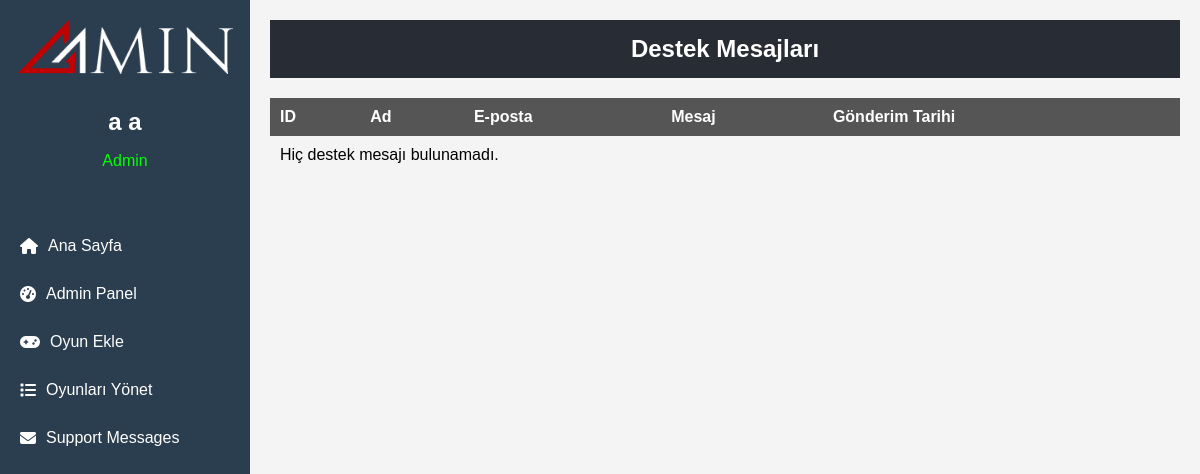
Before: /view_support.php (signed in) with the older database file.
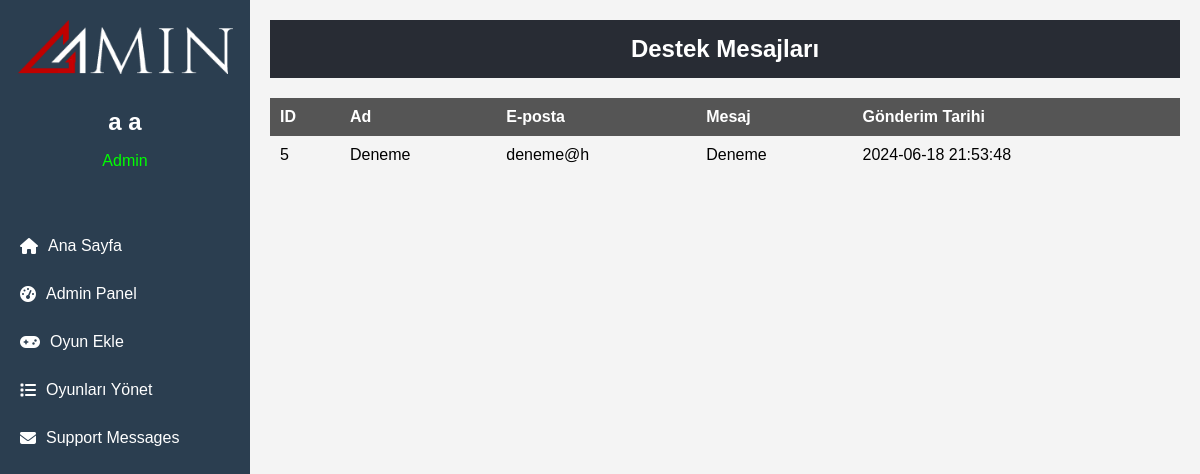
After: the same page with the newer database file.
### tables this page shows
CREATE TABLE `support` (
  `id` int(11) NOT NULL,
  `name` varchar(255) NOT NULL,
  `email` varchar(255) NOT NULL,
  `message` text NOT NULL,
  `submitted_at` timestamp NOT NULL DEFAULT current_timestamp()
);

### view_support.php (the view, shortened to what this page needs)
<?php
require 'db_connect.php';
$support_sql = "SELECT * FROM support ORDER BY submitted_at DESC";
$support_result = $conn->query($support_sql);
?>
<!DOCTYPE html>
<html lang="en">
<head>
    <link rel="stylesheet" href="./css/admin_panel.css">
    <link rel="stylesheet" href="https://cdnjs.cloudflare.com/ajax/libs/font-awesome/6.3.0/css/all.min.css" />
</head>
<body>
<div class="sidebar">
        <div class="logo">
            <img src="./assets/logo.png" alt="Logo" style="width:215px; margin-top:20px">
        </div>
        <div class="profile">
            <h2><?php echo htmlspecialchars($_SESSION['firstname'] . ' ' . $_SESSION['lastname']); ?></h2>
            <p>Admin</p>
        </div>
        <nav>
            <ul>
                <li><a href="index.php"><i class="fas fa-home" style="margin-right:10px"></i> Ana Sayfa</a></li>
                <li><a href="admin_panel.php"><i class="fas fa-tachometer-alt" style="margin-right:10px"></i> Admin Panel</a></li>
                <li><a href="oyun_ekle.php"><i class="fas fa-gamepad" style="margin-right:10px"></i> Oyun Ekle</a></li>
                <li><a href="manage_games.php"><i class="fas fa-list" style="margin-right:10px"></i> Oyunları Yönet</a></li>
                <li><a href="view_support.php"><i class="fas fa-envelope" style="margin-right:10px"></i> Support Messages</a></li>
            </ul>
        </nav>
    </div>
    <div class="main-content">
        <header>
            <h1>Destek Mesajları</h1>
        </header>
        <main>
            <table>
                <thead>
                    <tr>
                        <th>ID</th>
                        <th>Ad</th>
                        <th>E-posta</th>
                        <th>Mesaj</th>
                        <th>Gönderim Tarihi</th>
                    </tr>
                </thead>
                <tbody>
                    <?php if ($support_result->num_rows > 0): ?>
                        <?php while($row = $support_result->fetch_assoc()): ?>
                            <tr>
                                <td><?php echo htmlspecialchars($row['id']); ?></td>
                                <td><?php echo htmlspecialchars($row['name']); ?></td>
                                <td><?php echo htmlspecialchars($row['email']); ?></td>
                                <td><?php echo htmlspecialchars($row['message']); ?></td>
                                <td><?php echo htmlspecialchars($row['submitted_at']); ?></td>
                            </tr>
                        <?php endwhile; ?>
                    <?php else: ?>
                        <tr>
                            <td colspan="5">Hiç destek mesajı bulunamadı.</td>
                        </tr>
                    <?php endif; ?>
                </tbody>
            </table>
        </main>
    </div>
</body>
</html>

### css/admin_panel.css (style rules this page uses)
body { font-family: 'Montserrat', sans-serif; display: flex; margin: 0; padding: 0; background-color: #f4f4f4; }
.sidebar { width: 250px; background-color: #2b3e50; color: #fff; position: fixed; height: 100%; display: flex; flex-direction: column; align-items: center; }
.profile { text-align: center; padding: 20px; }
.profile h2 { margin: 10px 0 5px; }
.profile p { color: #00ff00; }
nav { width: 100%; }
nav ul { list-style: none; padding: 0; }
nav ul li { width: 100%; }
nav ul li a { text-decoration: none; color: #fff; padding: 15px 20px; display: flex; align-items: center; width: 100%; box-sizing: border-box; transition: background 0.3s; }
nav ul li a i { margin-right: 15px; }
.main-content { margin-left: 250px; width: calc(100% - 250px); padding: 20px; }
header { background-color: #282c34; color: white; padding: 15px; text-align: center; }
h1 { margin: 0; font-size: 24px; }
table { width: 100%; border-collapse: collapse; margin-top: 20px; }
table th, table td { padding: 10px; text-align: left; }
table th { background-color: #555; color: white; }

Changed rows visible on the page:
added support: id "5", name "Deneme", email "deneme@h", message "Deneme", submitted_at "2024-06-18 21:53:48"
Other visible differences:
text no longer shown: "Hiç destek mesajı bulunamadı."
